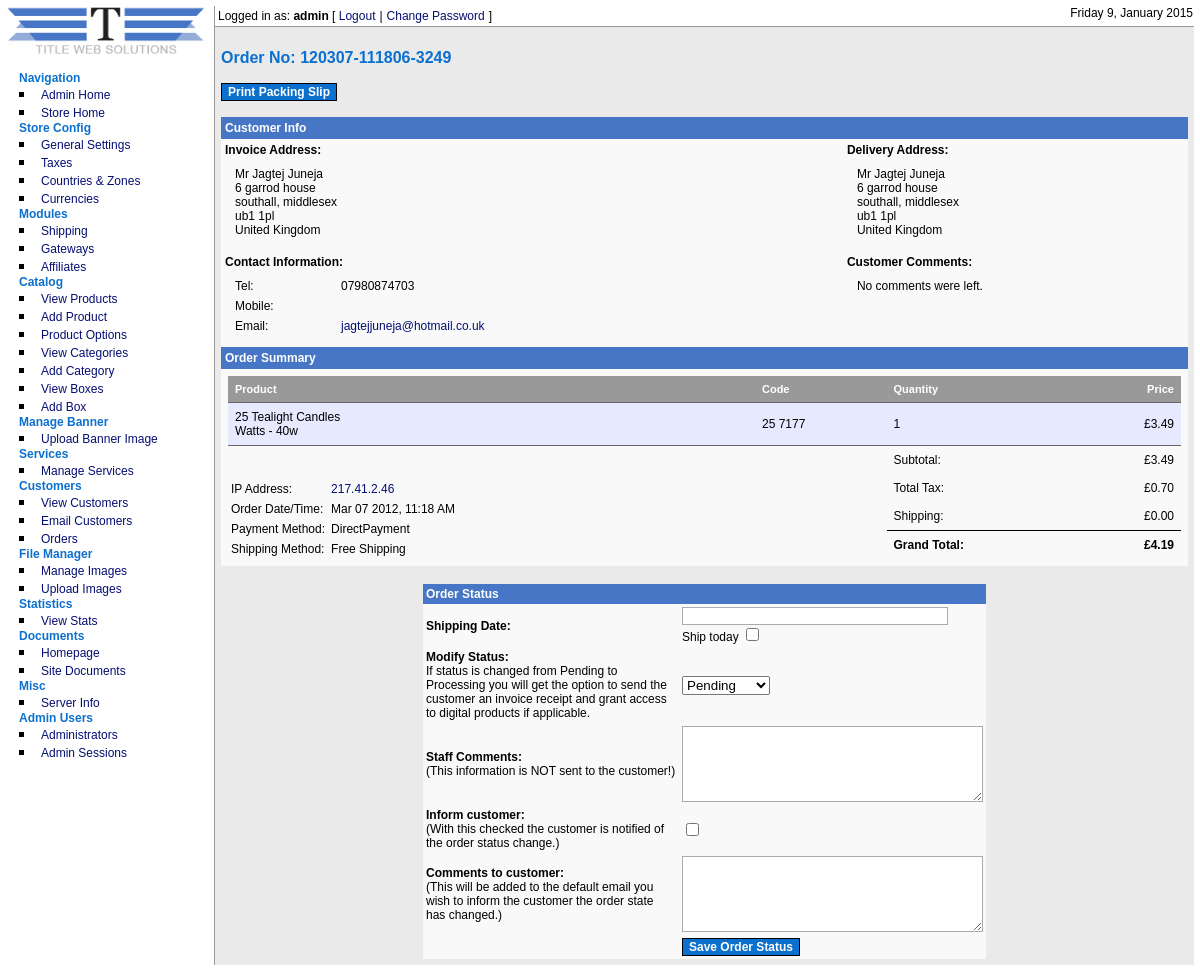
Screenshot of /admin/orders/order.php?cart_order_id=120307-111806-3249 (signed in) with the database file from the repository.
### tables this page shows
CREATE TABLE IF NOT EXISTS `cubecart_admin_users` (
  `adminId` int(11) NOT NULL AUTO_INCREMENT,
  `name` varchar(255) NOT NULL DEFAULT '',
  `username` varchar(255) NOT NULL DEFAULT '',
  `password` varchar(32) NOT NULL DEFAULT '',
  `email` varchar(255) NOT NULL DEFAULT '',
  `noLogins` int(11) NOT NULL DEFAULT '0',
  `isSuper` int(11) NOT NULL DEFAULT '0',
  `notes` text,
  `failLevel` int(1) NOT NULL DEFAULT '0',
  `blockTime` int(10) NOT NULL DEFAULT '0',
  `lastTime` int(10) NOT NULL DEFAULT '0',
  KEY `adminId` (`adminId`)
);

CREATE TABLE IF NOT EXISTS `cubecart_order_sum` (
  `cart_order_id` varchar(30) NOT NULL DEFAULT '',
  `customer_id` int(11) NOT NULL DEFAULT '0',
  `name` varchar(225) NOT NULL DEFAULT '',
  `add_1` varchar(225) NOT NULL DEFAULT '',
  `add_2` varchar(225) NOT NULL DEFAULT '',
  `town` varchar(225) NOT NULL DEFAULT '',
  `county` varchar(225) NOT NULL DEFAULT '',
  `postcode` varchar(225) NOT NULL DEFAULT '',
  `country` varchar(225) NOT NULL DEFAULT '',
  `name_d` varchar(225) NOT NULL DEFAULT '',
  `add_1_d` varchar(225) NOT NULL DEFAULT '',
  `add_2_d` varchar(225) NOT NULL DEFAULT '',
  `town_d` varchar(225) NOT NULL DEFAULT '',
  `county_d` varchar(225) NOT NULL DEFAULT '',
  `postcode_d` varchar(225) NOT NULL DEFAULT '',
  `country_d` varchar(225) NOT NULL DEFAULT '',
  `phone` varchar(225) NOT NULL DEFAULT '',
  `mobile` varchar(255) DEFAULT NULL,
  `subtotal` decimal(30,2) NOT NULL DEFAULT '0.00',
  `prod_total` decimal(30,2) NOT NULL DEFAULT '0.00',
  `total_tax` decimal(30,2) NOT NULL DEFAULT '0.00',
  `total_ship` decimal(30,2) NOT NULL DEFAULT '0.00',
  `status` int(16) NOT NULL DEFAULT '1',
  `sec_order_id` varchar(30) DEFAULT NULL,
  `ip` varchar(20) NOT NULL DEFAULT '',
  `time` int(10) NOT NULL DEFAULT '0',
  `email` varchar(225) NOT NULL DEFAULT '',
  `comments` text,
  `ship_date` varchar(50) DEFAULT NULL,
  `shipMethod` varchar(255) DEFAULT NULL,
  `gateway` varchar(50) NOT NULL DEFAULT '',
  `currency` varchar(5) NOT NULL DEFAULT '',
  `customer_comments` text,
  PRIMARY KEY (`cart_order_id`)
);

CREATE TABLE IF NOT EXISTS `cubecart_customer` (
  `email` varchar(50) NOT NULL DEFAULT '',
  `password` varchar(100) NOT NULL DEFAULT '',
  `title` varchar(10) DEFAULT NULL,
  `firstName` varchar(255) NOT NULL DEFAULT '',
  `lastName` varchar(255) NOT NULL DEFAULT '',
  `add_1` varchar(100) NOT NULL DEFAULT '',
  `add_2` varchar(100) NOT NULL DEFAULT '',
  `town` varchar(100) NOT NULL DEFAULT '',
  `county` varchar(100) NOT NULL DEFAULT '',
  `zoneId` int(3) NOT NULL DEFAULT '0',
  `postcode` varchar(15) NOT NULL DEFAULT '',
  `country` char(3) NOT NULL DEFAULT '',
  `phone` varchar(20) NOT NULL DEFAULT '',
  `mobile` varchar(50) DEFAULT NULL,
  `comments` text NOT NULL,
  `customer_id` int(11) NOT NULL AUTO_INCREMENT,
  `regTime` int(10) NOT NULL DEFAULT '0',
  `ipAddress` varchar(30) NOT NULL DEFAULT '',
  `noOrders` int(11) DEFAULT '0',
  `optIn1st` int(11) NOT NULL DEFAULT '0',
  `htmlEmail` int(11) NOT NULL DEFAULT '1',
  `type` int(11) DEFAULT '0',
  PRIMARY KEY (`customer_id`)
);

CREATE TABLE IF NOT EXISTS `cubecart_iso_countries` (
  `id` int(11) NOT NULL AUTO_INCREMENT,
  `iso` char(2) NOT NULL DEFAULT '',
  `printable_name` varchar(80) NOT NULL DEFAULT '',
  `iso3` char(3) DEFAULT NULL,
  `numcode` smallint(6) DEFAULT NULL,
  PRIMARY KEY (`iso`),
  KEY `id` (`id`),
  KEY `id_2` (`id`)
);

CREATE TABLE IF NOT EXISTS `cubecart_order_inv` (
  `productId` int(11) NOT NULL DEFAULT '0',
  `productCode` varchar(255) NOT NULL DEFAULT '',
  `name` varchar(225) NOT NULL DEFAULT '',
  `quantity` int(32) NOT NULL DEFAULT '0',
  `price` decimal(30,2) NOT NULL DEFAULT '0.00',
  `cart_order_id` varchar(30) NOT NULL DEFAULT '',
  `id` int(32) NOT NULL AUTO_INCREMENT,
  `product_options` text NOT NULL,
  `digital` int(1) NOT NULL DEFAULT '0',
  `stockUpdated` int(11) NOT NULL DEFAULT '0',
  PRIMARY KEY (`id`),
  KEY `id` (`id`)
);

CREATE TABLE IF NOT EXISTS `cubecart_currencies` (
  `currencyId` int(11) NOT NULL AUTO_INCREMENT,
  `name` varchar(255) NOT NULL DEFAULT '',
  `code` varchar(5) NOT NULL DEFAULT '',
  `symbolLeft` varchar(10) DEFAULT NULL,
  `symbolRight` varchar(10) DEFAULT NULL,
  `value` decimal(10,5) NOT NULL DEFAULT '0.00000',
  `decimalPlaces` int(11) NOT NULL DEFAULT '0',
  `lastUpdated` int(10) NOT NULL DEFAULT '0',
  `active` int(1) NOT NULL DEFAULT '0',
  KEY `curencyId` (`currencyId`)
);

### admin/orders/order.php (the view, shortened to what the rows shown need)
<?php
include("../../includes/global.inc.php");
require_once("../../classes/db.inc.php");
$db = new db();
include_once("../../includes/functions.inc.php");
$config = fetchDbConfig("config");
include_once("../../language/".$config['defaultLang']."/lang.inc.php");
include("../includes/auth.inc.php");
include("../../includes/currencyVars.inc.php");
include("../includes/header.inc.php");
$result = $db->select("SELECT * FROM ".$glob['dbprefix']."CubeCart_order_sum INNER JOIN ".$glob['dbprefix']."CubeCart_customer ON ".$glob['dbprefix']."CubeCart_order_sum.customer_id = ".$glob['dbprefix']."CubeCart_customer.customer_id WHERE ".$glob['dbprefix']."CubeCart_order_sum.cart_order_id = ".$db->mySQLSafe($_GET['cart_order_id']));
?>
<table border="0" width="100%" cellspacing="0" cellpadding="4" class="mainTable">
    <tr>
      <td align="left" valign="top" class="copyText">
	  <strong><?php echo $lang['admin']['orders']['invoice_address']; ?></strong>
      <div style="padding: 10px;"><?php echo $result[0]['name']; ?><br/>
	  <?php echo $result[0]['add_1']; ?><br/>
	  <?php echo $result[0]['town']; ?>, <?php echo $result[0]['county']; ?><br/>
	  <?php echo $result[0]['postcode']; ?><br/>
	  <?php echo countryName($result[0]['country']); ?></div>
	  </td>
      <td align="left" valign="top" class="copyText">
	  <strong><?php echo $lang['admin']['orders']['delivery_address']; ?></strong>
      <div style="padding: 10px;"><?php echo $result[0]['name_d']; ?><br/>
	  <?php echo $result[0]['add_1_d']; ?><br/>
	  <?php echo $result[0]['town_d']; ?>, <?php echo $result[0]['county_d']; ?><br/>
	  <?php echo $result[0]['postcode_d']; ?><br/>
	  <?php echo $result[0]['country_d']; ?></div>
	  </td>
    </tr>
    <tr>
      <td align="left" valign="top" class="copyText"><strong><?php echo $lang['admin']['orders']['contact_info'];?></strong>
      <table border="0" cellspacing="0" cellpadding="3" style="padding: 7px;">
	  <tr>
		<td width="100"><?php echo $lang['admin']['orders']['tel'];?></td>
		<td><?php echo $result[0]['phone']; ?></td>
	  </tr>
	  <tr>
		<td><a href="mailto:<?php echo $result[0]['email']; ?>" class="txtLink"><?php echo $result[0]['email']; ?></a></td>
	  </tr>
	</table>
	  </td>
    </tr>
  <?php
  if($result == TRUE){
  ?>
  <tr>
    <td colspan="2" align="left" valign="bottom" style="padding: 0px;">
	<?php
	$results = $db->select("SELECT * FROM ".$glob['dbprefix']."CubeCart_order_inv WHERE cart_order_id = ".$db->mySQLSafe($_GET['cart_order_id']));
	?>
	<table width="100%" border="0" cellpadding="7" cellspacing="0" style="padding: 7px;">
      <tr>
        <td class="subHead"><strong><?php echo $lang['admin']['orders']['product'];?></strong></td>
        <td class="subHead"><strong><?php echo $lang['admin']['orders']['code'];?></strong></td>
        <td class="subHead"><strong><?php echo $lang['admin']['orders']['quantity'];?></strong></td>
        <td align="right" class="subHead"><strong><?php echo $lang['admin']['orders']['price'];?></strong></td>
      </tr>
	 <?php
	 for ($i=0; $i<count($results);$i++){
	 $cellColor = cellColor($i);
	$useStock = $db->select("SELECT useStockLevel FROM ".$glob['dbprefix']."CubeCart_inventory WHERE productId = ".$db->mySQLSafe($results[$i]['productId']));
	 ?>
	  <tr>
        <td class="<?php echo $cellColor; ?>">
		<span class="copyText"><?php echo $results[$i]['name']; ?><br />
		<?php echo nl2br($results[$i]['product_options']); ?>
		</span>
		</td>
        <td class="<?php echo $cellColor; ?>"><span class="copyText"><?php echo $results[$i]['productCode']; ?></span></td>
        <td class="<?php echo $cellColor; ?>"><span class="copyText"><?php echo $results[$i]['quantity']; ?></span></td>
        <td align="right" class="<?php echo $cellColor; ?>"><span class="copyText"><?php echo priceFormat($results[$i]['price']); ?></span></td>
      </tr>
	  <?php } ?>
	  <tr>
	    <td rowspan="4" align="left" valign="bottom" class="btmSubNav" style="padding: 0px;"><table border="0" cellspacing="0" cellpadding="3" class="copyText">
          <tr>
            <td><?php echo $lang['admin']['orders']['ip_address2'];?></td>
            <td><a href="javascript:;" class="txtLink" onclick="openPopUp('../misc/lookupip.php?ip=<?php echo $result[0]['ip'];?>','misc',300,120)"><?php echo $result[0]['ip'];?></a></td>
          </tr>
          <tr>
            <td><?php echo $lang['admin']['orders']['order_date_time'];?></td>
            <td><?php echo formatTime($result[0]['time']);?></td>
          </tr>
          <tr>
            <td><?php echo $lang['admin']['orders']['payment_method'];?></td>
            <td><?php echo str_replace("_"," ",$result[0]['gateway']);?></td>
          </tr>
		  <tr>
            <td><?php echo $lang['admin']['orders']['ship_method'];?></td>
            <td><?php echo str_replace("_"," ",$result[0]['shipMethod']);?></td>
          </tr>
        </table></td>
	    <td rowspan="4" class="btmSubNav">&nbsp;</td>
	    <td class="btmSubNav"><span class="copyText"><?php echo $lang['admin']['orders']['subtotal'];?></span></td>
	    <td align="right" class="btmSubNav">
		<span class="copyText"><?php echo priceFormat($result[0]['subtotal']);?></span>
		</td>
	  </tr>
	  <tr>
	    <td><span class="copyText"><?php echo $lang['admin']['orders']['total_tax'];?></span></td>
	    <td align="right">
		<span class="copyText"><?php echo priceFormat($result[0]['total_tax']);?></span>
		</td>
	    </tr>
	  <tr>
	    <td><span class="copyText"><?php echo $lang['admin']['orders']['shipping'];?></span></td>
	    <td align="right">
		<span class="copyText"><?php echo priceFormat($result[0]['total_ship']);?></span>
		</td>
	    </tr>
	  <tr>
	    <td style="border-top: 1px solid #000000;"><span class="copyText"><strong><?php echo $lang['admin']['orders']['grand_total'];?></strong></span></td>
	    <td align="right" class="btmSubNav" style="border-top: 1px solid #000000;">
		<span class="copyText"><strong><?php echo priceFormat($result[0]['prod_total']);?></strong></span></td>
	    </tr>
    </table></td>
  </tr>
      <?php
  } else { ?>
   <tr>
    <td colspan="2" class="tdText"><?php echo sprintf($lang['admin']['orders']['order_notfound'],$_GET['cart_order_id']);?></td>
  </tr>
  <?php } ?>
</table>
<br />
<form method="post" action="<?php echo $GLOBALS['rootRel'];?>admin/orders/order.php?cart_order_id=<?php echo $_GET['cart_order_id']; ?>" name="modify" enctype="multipart/form-data">
<table border="0" align="center" cellpadding="3" cellspacing="0" class="mainTable">
  <tr>
    <td class="copyText">
	<select name="status">
	<?php
	foreach($lang['orderState'] as $key => $value){
	?>
	<option value="<?php echo $key; ?>" <?php if($result['0']['status'] == $key) echo "selected='selected'"; ?>><?php echo $value; ?></option>
	<?php
	}
	?>
	</select>
	</td>
  </tr>
</table>
</form>
<?php include("../includes/footer.inc.php"); ?>

### admin/includes/header.inc.php (shortened to what the rows shown need)
<!DOCTYPE HTML PUBLIC "-//W3C//DTD XHTML 1.0 Transitional//EN" "http://www.w3.org/TR/xhtml1/DTD/xhtml1-transitional.dtd">
<html xmlns="http://www.w3.org/1999/xhtml">
<head>
<link href="<?php echo $GLOBALS['rootRel']; ?>admin/styles/style.css" rel="stylesheet" type="text/css" />
</head>
<body>
<?php
if(isset($_SESSION['ccAdmin']) && strpos(dirname($_SERVER['PHP_SELF']), $_SESSION['ccAdminPath']) == 0){ ?>
<table width="100%" border="0" cellspacing="0" cellpadding="0">
  <tr>
    <td valign="top" width="180" rowspan="3" class="tdNav">
<?php include($GLOBALS['rootDir']."/admin/includes/navigation.inc.php"); ?>
	</td>
  </tr>
  <tr>
  <td valign="top" class="tdContent">
<div id="topBar">
<div id="loginBar">
	<span class="txtLogin"><?php echo $lang['admin']['incs']['logged_in_as'];?> <strong><?php echo $ccAdminData[0]['username']; ?></strong> [ </span><a href="<?php echo $GLOBALS['rootRel']; ?>admin/logout.php" class="txtLink"><?php echo $lang['admin']['incs']['logout'];?></a> <span class="txtLogin">|</span> <a href="<?php echo $GLOBALS['rootRel'];?>admin/adminusers/changePass.php" class="txtLink"><?php echo $lang['admin']['incs']['change_pass'];?></a> <span class="txtLogin">]</span>
</div>
<div id="dateBar">
	<span class="txtLogin"><?php echo formatTime(time(),$strftime); ?></span>
</div>
</div>
<div id="contentPad">
<?php } ?>

### rows the page displays
cubecart_admin_users: username "admin"
cubecart_order_sum: name "Mr Jagtej Juneja", customer.add_1 "6 garrod house", customer.town "southall", customer.county "middlesex", customer.postcode "ub1 1pl", customer.printable_name "United Kingdom", name_d "Mr Jagtej Juneja", add_1_d "6 garrod house", town_d "southall", county_d "middlesex", postcode_d "ub1 1pl", country_d "United Kingdom", customer.phone "07980874703", customer.email "jagtejjuneja@hotmail.co.uk", ip "217.41.2.46", time "Mar 07 2012, 11:18 AM", gateway "DirectPayment", shipMethod "Free Shipping", subtotal.symbolRight "£3.49", total_tax.symbolRight "£0.70", total_ship.symbolRight "£0.00", prod_total.symbolRight "£4.19", status "Pending"
cubecart_order_inv: name "25 Tealight Candles", product_options "Watts - 40w", productCode "25 7177", quantity "1", price.symbolRight "£3.49"

### other values shown
$lang['admin']['nav']['navigation'] "Navigation"
$lang['admin']['nav']['admin_home'] "Admin Home"
$lang['admin']['nav']['store_home'] "Store Home"
$lang['admin']['nav']['store_config'] "Store Config"
$lang['admin']['nav']['gen_settings'] "General Settings"
$lang['admin']['nav']['taxes'] "Taxes"
$lang['admin']['nav']['countries_zones'] "Countries & Zones"
$lang['admin']['nav']['currencies'] "Currencies"
$lang['admin']['nav']['modules'] "Modules"
$lang['admin']['nav']['shipping'] "Shipping"
$lang['admin']['nav']['gateways'] "Gateways"
$lang['admin']['nav']['affiliates'] "Affiliates"
$lang['admin']['nav']['catalog'] "Catalog"
$lang['admin']['nav']['view_products'] "View Products"
$lang['admin']['nav']['add_product'] "Add Product"
